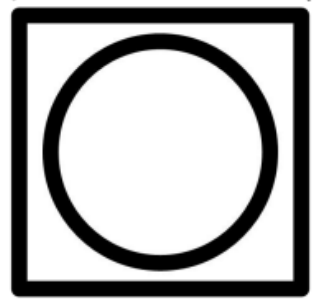
#> input picture new_vision/6_pictures/圆形.png, 325 x 307 px
$ python shape_demo.py --image '6_pictures/圆形.png'
#> lines starting #> are read from the running program, lines starting #| are printed output that depends on the picture
#> (reads new_vision/jetson/shape_hu_templates.npz from the repository)
### new_vision/jetson/utils.py
"""跨模块公共工具：数值裁剪、中文路径图像读取、相机打开。"""
import sys
import cv2
import numpy as np


# [6 lines left out: function clamp, not called in this run]


def imread_unicode(path):
#> called with path = '6_pictures/圆形.png'
    data = np.fromfile(path, dtype=np.uint8)
    return cv2.imdecode(data, cv2.IMREAD_COLOR)
#> returned value is the input picture: shape (307, 325, 3); min 0, max 255, mean 181.3


# [37 lines left out: functions open_camera, show_debug_windows, not called in this run]

### new_vision/jetson/shape_detector.py
"""ShapeDetector — 2026新规则几何图卡识别（6种几何图形）。

圆形/五角星/正方形/菱形/十字形/三角形，10cm×10cm白底黑线卡，带矩形外边框。
v2 找框重构：线宽选择性预处理（blackhat核9 + 各向异性闭 + 笔画宽过滤）
+ Hough双族候选 + 量化验证（闭合度/线宽/环内含量）+ 帧间IoU跟踪。

场景：图卡平贴白色有污渍地面，赛道粗黑线（2cm）干扰。
粗线被 blackhat 核9 抑制 + 笔画宽[1.5,7]px 拒绝；细框线（0.5cm→3-5px）保留。
逐操作审阅巡线管线（line_detector_v1_warp.py 预处理链 887-910行）：
  blackhat→保留（核31→9）；adaptive→保留；black_th二次阈值→废弃（细线瓶颈）；
  close5→保留（桥接断口，改用1×5/5×1各向异性）；open5/open3→废弃（磨细线）；
  CC面积/高度过滤→废弃（删细线CC），改笔画宽判据。

接口与 QRDetector 保持一致：update(bgr) → (action_number, dbg) 或 (None, None)。
动作映射（与2025二维码1-6对应）：
  圆形=1举左手 五角星=2举右手 正方形=3抬左腿 菱形=4抬右腿 十字形=5举双手 三角形=6摇头
"""
import math
import os
import cv2
import time
from collections import deque
import numpy as np

from camera_config import load as _load_camera, to_model_z

_CAM = _load_camera()


# 固定工作分辨率（参数标定基准，与YOLO方案A一致）
WORK_W = 960
WORK_H = 540


class ShapeDetector:
    def __init__(
        self,
        stable_frames=3,        # 连续确认帧数
        cooldown_ms=3200,       # 发送冷却
        roi_ratio=1.0,          # 检测ROI：画面下roi_ratio区域（默认全图）
        debug=True,
    ):
        self.stable_frames = stable_frames
        self.cooldown_ms = cooldown_ms
        self.roi_ratio = roi_ratio
        self.debug = debug

        # ── 找框参数（集中管理）──
        self.cfg = {
            # 线宽选择性预处理
            "bh_kernel": 9,          # 线宽选择性：只增强<核的细线（找框目标）
            "adaptive_block": 31,    # 自适应阈值窗口（与巡线一致）
            "adaptive_c": -16,       # 阈值偏移
            "stroke_min": 1.0,       # 笔画宽下限px（distanceTransform中位半径×2）
            "stroke_max": 7.0,       # 笔画宽上限px（拒巡线）
            # Hough候选
            "hough_thresh": 20,      # HoughLinesP投票阈值
            "min_line": 12,          # 线段最小长度（远距56px框的边）
            "max_gap": 10,           # 线段拼接最大间距（断线桥接）
            "topk": 4,               # 每族取前K条线组合
            "lsd_min_len": 10,       # LSD线段最短长度（LSD补HoughLinesP短边盲区）
            "corner_gap": 15,        # 角点通道：交点到线段近端端点容差（远卡断口碎片差12px，10误杀）
            # 几何闸门
            "min_w": 30,             # 框最小宽（960×540，图卡56px@1.3m）
            "min_h": 12,             # 框最小高（56×14@1.3m）
            "aspect_min": 1.0,       # 宽高比下限（真实wh最低1.9；1.0兜住正视图/极端姿态，由其他验证把关）
            "aspect_max": 5.0,
            "area_min": 550,         # 面积下限（__init__ 按相机几何覆盖）
            "area_max": 20000,
            # 相机几何（config/cameras.json，用于按距离算图卡像素面积下限）
            "cam_height_cm": _CAM["mount_height_cm"],
            "cam_pitch_deg": _CAM["pitch_deg"],
            "cam_vfov_deg": _CAM["vfov_deg"],
            "max_dist_cm": float(os.environ.get("SHAPE_MAX_DIST_CM", "80.0")),
            # 最远识别距离：面积下限由该距离的图卡投影面积决定（env 可调）
            # 触发距离：图卡进到这个距离内才允许发动作指令（拦场地误检）
            "trigger_dist_cm": float(os.environ.get("SHAPE_TRIGGER_DIST_CM",
                                                    "40.0")),
            "ang_min": 40,           # quad内角范围（度）；远桶GT实测38.6-143.5°
            "ang_max": 150,          # 原135/45误杀远桶透视压扁+旋转卡
            # 地面方形判据：4 角点反投影到地面后，图卡必须是个边长 10cm 的正方形。
            # 在透视空间量"四边等长/边接近水平"是错的 —— 卡片平躺 + 相机 45°
            # 斜视时，真实投影边比随距离从 1.5 涨到 2.4（越远越大）。反投影消掉
            # 视角后，真实图卡实测边比 1.20、对角比 1.15、角差 11°；
            # 无卡视频 448 个候选里边比 p10 就有 2.84。
            "square_side_min_cm": 6.0,       # 地面边长范围（图卡黑框外缘约 9.9cm）
            "square_side_max_cm": 14.0,
            "square_side_ratio_max": 1.35,   # 地面最长/最短边比
            "square_diag_ratio_max": 1.22,   # 地面两对角线比
            "square_angle_tol_deg": 18.0,    # 地面内角偏离 90° 的上限
            # 验证阈值（边必须几乎全在线上）
            # n_samples=16 → 每边只有 15 个采样点。原来的 0.95 要求命中 15/15，
            # 即 4 边 60 个点一个不漏 —— 真实图卡实测最差边只有 0.67。
            # 视角无关性交给上面 _square_on_ground 把关，闭合度只做像素级确认，
            # 放宽到 0.65 后 11 张真卡全检出、188 帧无卡视频仍 0 假阳性。
            "closure_total": 0.75,   # 4边采样命中率均值
            "closure_edge": 0.65,    # 单边最低命中率
            "sample_band": 1,        # 采样带半宽px（真框边几乎全在线上）
            "n_samples": 16,         # 每边采样点数
            "max_gap_frac": 0.35,    # 单边最长连续断口占总采样点比例上限
            "inner_ratio": (0.02, 0.8),  # warp后中心区图形线占比（五角星5边实测0.72）
            "warp_size": 200,
            "warp_inset": 0.14,      # warp向内收缩比例（外框环不进warp）
            "track_iou": 0.5,        # 帧间续锁IoU
            # 框顶边必须落到画面这个高度以下才算"够近"。1/3 = 下 2/3。
            # 触发只看这一条：找框本身已经把 10cm 地面方形 + max_dist_cm 卡住了，
            # 形状分类和车道位置不再参与"要不要停"。
            "presence_top_frac": 1.0 / 3.0,
            # 存在信号兜底（_presence_cue）：模糊/稍远时外框被运动模糊打断，
            # 四边凑不齐 → 整个找框通道为 0。这里改用"闭合环"结构：
            # 图卡 = 一圈细暗边框围出的亮纸面，纸面上还有暗图形；
            # 巡线/白色道线被 blackhat 打成实心粗笔画，没有大块亮孔。
            # 只喂 dbg["presence"]，不参与分类。
            #
            # ink 阈值化：必须用大核 RECT blackhat（不是 _binary_selective 的
            # 细线选择性核9）。运动模糊把 0.5cm 边框糊成 4-8px 粗、低对比的
            # 条带，核9 + 笔画宽[1.5,7] 直接把它滤掉——1314 全片 0 命中就是
            # 这个原因。核31 对"比核细的暗结构"一律响应，模糊边框与巡线都在。
            "cue_bh_kernel": 31,       # blackhat 核（RECT，O(1)，约0.6ms）
            "cue_ink_thresh": 12,      # 暗于局部最大值多少算墨
            "cue_close": 9,            # 闭运算核：把糊断的边框连成闭合环
            # 结构闸门（连通域 = 卡的外轮廓）
            "cue_side_min": 30,        # 外接矩形短边下限 px
            "cue_side_max": 340,       # 长边上限（再大不是 10cm 卡）
            "cue_aspect_max": 2.6,     # 长边/短边上限
            "cue_fill_min": 0.30,      # 连通域面积 / 外接矩形面积
            "cue_edge_margin": 4,      # 上/左/右被画面切掉的不算完整卡
            "cue_inner_min": 0.005,    # 环内亮孔占比下限（必须有纸面）
            "cue_ring_max": 20.0,      # 环厚（面积/周长）上限，拒实心粗笔画
            "cue_core_gray_min": 100.0,  # 亮孔灰度下限
            "cue_contrast_min": 4.0,   # 亮孔 − 环 灰度下限
            # 时间累积：抖动是步态频率的周期运动，单帧判定必然断续。
            # 近 N 帧里出现 M 次算"卡在前面"；再看最近 R 帧里至少有一次命中，
            # 把尾随段压到 R-1 帧，不然卡走了 presence 还挂着就是假阳性。
            "cue_hist_n": 9,
            "cue_hist_m": 3,
            "cue_hist_recent": 3,
        }

        # 动作映射: shape_name -> action_number (1-6)
        self.action_map = {
            "circle": 1,     # 举左手
            "pentagon": 2,   # 举右手
            "square": 3,     # 抬左腿
            "diamond": 4,    # 抬右腿
            "cross": 5,      # 举双手
            "triangle": 6,   # 摇头
        }

        # 状态
        self.candidate = None
        self.candidate_count = 0
        self.last_send_ms = None
        self.first_candidate_ms = None
        self.last_quad = None       # 帧间跟踪锁
        self.track = []             # 候选框历史 (t_ms, cx, cy, box_w)，形状切换时清空
        self.lane_offset_cm = None  # 机身相对赛道中心的横向偏差cm，update() 传入
        # 触发闩锁：发过指令后须先"检测不到图卡"若干帧才重新武装，
        # 否则动作结束→恢复巡线时同一张卡还在视野内，会被反复触发停车
        self.armed = True
        self.miss_count = 0
        # 已通过连续确认的形状（"可信 flag"）。识别阶段全图累积，与位置无关；
        # 触发阶段才查位置。图卡离开或触发后清除。
        self.trusted = None
        self._lsd = None            # LSD 检测器（复用，创建有开销）
        # 存在信号时间窗（per-frame 命中 0/1）与最近一次 cue 框
        self._cue_hist = deque(maxlen=self.cfg["cue_hist_n"])
        self._cue_box = None

        # ── 面积下限：按相机几何算（图卡在 max_dist_cm 处的投影像素面积）──
        self.cfg["area_min"] = int(self._card_area_at_dist(
            self.cfg["max_dist_cm"]))

        # ── 触发门槛：按相机几何算（图卡进到 trigger_dist_cm 时的框宽/中心y）──
        self.cfg["trigger_box_w"], self.cfg["trigger_y"] = \
            self._triggers_at_dist(self.cfg["trigger_dist_cm"])

        # ── Hu 矩模板（辅助判据，不改判定树；缺失则跳过）──
        self.hu_templates = {}
        self.last_hu = None
        try:
            hu_path = os.path.join(os.path.dirname(os.path.abspath(__file__)),
                                   "shape_hu_templates.npz")
            with np.load(hu_path) as f:
                self.hu_templates = {k: f[k] for k in f.files}
        except Exception:
            self.hu_templates = {}

    def _triggers_at_dist(self, z_cm):
        """触发距离 → (最小框宽px, 最小框中心y)。

        与 _card_area_at_dist 同一 pinhole 模型：图卡宽 10cm 投影为
        fx·10/zc，故像素宽可反推距离。距离越小 → 框越大、y 越靠下。
        返回的门槛即"图卡刚好进到 z_cm 时"的值，可作 >= 判据。
        """
        h = self.cfg["cam_height_cm"]
        th = math.radians(self.cfg["cam_pitch_deg"])
        vfov = math.radians(self.cfg["cam_vfov_deg"])
        fy = WORK_H / (2.0 * math.tan(vfov / 2.0))
        hfov = 2.0 * math.atan(math.tan(vfov / 2.0) * WORK_W / WORK_H)
        fx = WORK_W / (2.0 * math.tan(hfov / 2.0))
        z = max(1.0, to_model_z(z_cm))
        zc = h * math.sin(th) + z * math.cos(th)
        y_c = WORK_H / 2.0 + fy * (h * math.cos(th) - z * math.sin(th)) / zc
        return fx * 10.0 / zc, y_c

    def _card_area_at_dist(self, z_cm):
        """图卡（10cm×10cm 平放地面）在水平距离 z_cm 处的工作图像素面积。

        pinhole 模型（工作图 960×540 内参）：
          v(z') = cy + fy·(h·cosθ − z'·sinθ)/(h·sinθ + z'·cosθ)
        图卡近/远边（z∓5cm）投影出垂直跨度；水平跨度 = fx·10/Zc。
        面积随距离急剧下降（近处大、远处小），用于按距离设面积门槛。
        """
        h = self.cfg["cam_height_cm"]
        th = math.radians(self.cfg["cam_pitch_deg"])
        vfov = math.radians(self.cfg["cam_vfov_deg"])
        fy = WORK_H / (2.0 * math.tan(vfov / 2.0))
        hfov = 2.0 * math.atan(math.tan(vfov / 2.0) * WORK_W / WORK_H)
        fx = WORK_W / (2.0 * math.tan(hfov / 2.0))
        z_cm = to_model_z(z_cm)

        def v_of(z):
            z = max(1.0, z)
            yc = h * math.cos(th) - z * math.sin(th)
            zc = h * math.sin(th) + z * math.cos(th)
            return WORK_H / 2.0 + fy * yc / zc, zc

        v_near, _ = v_of(z_cm - 5.0)
        v_far, _ = v_of(z_cm + 5.0)
        dv = abs(v_near - v_far)
        _, zc_c = v_of(z_cm)
        du = fx * 10.0 / max(zc_c, 1.0)
        return dv * du

    # ═══════════════════════════════════════════════════════════
    # 主入口
    # ═══════════════════════════════════════════════════════════

    def update(self, bgr_or_gray, lane_offset_cm=None):
        """返回 (action_number, debug_dict) 或 (None, None)。

        输入归一化：任意分辨率 → resize到960×540（参数标定基准，
        YOLO方案A同款）——参数与分辨率解耦；输出quad坐标映射回原图。

        lane_offset_cm: 机身相对赛道中心的横向偏差（cm，正值=赛道中心在
        画面右侧）。用于把图卡位置约束在赛道两条边线内；不传则按画面中央算。
        """
        self.lane_offset_cm = lane_offset_cm
        if len(bgr_or_gray.shape) == 3:
            gray = cv2.cvtColor(bgr_or_gray, cv2.COLOR_BGR2GRAY)
        else:
            gray = bgr_or_gray
        h0, w0 = gray.shape[:2]
        if self.roi_ratio < 1.0:
            self._roi_y0 = int(h0 * (1.0 - self.roi_ratio))
            roi = gray[self._roi_y0:, :]
        else:
            self._roi_y0 = 0
            roi = gray
        # 等比缩放到工作图（不足处补黑边）——避免非等比拉伸导致图卡变形
        rh, rw = roi.shape[:2]
        s = min(WORK_W / w0, WORK_H / rh)
        nw = max(1, int(round(w0 * s)))
        nh = max(1, int(round(rh * s)))
        roi_s = cv2.resize(roi, (nw, nh))
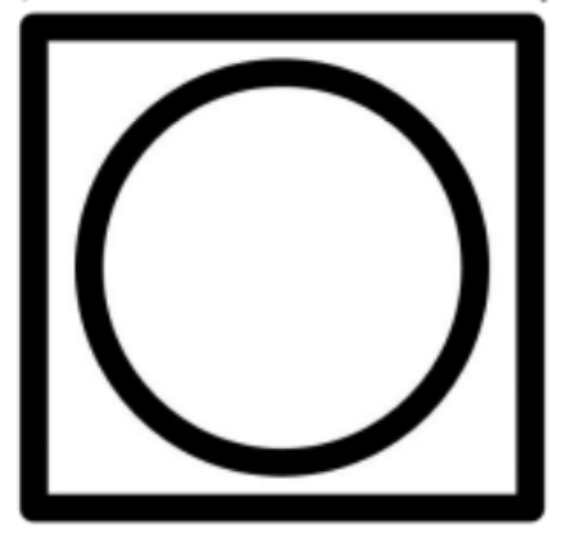
#> roi_s: shape (540, 572); min 0, max 255, mean 181.3
        if (nw, nh) == (WORK_W, WORK_H):
            gray = roi_s
        else:
            gray = np.zeros((WORK_H, WORK_W), np.uint8)
            gray[:nh, :nw] = roi_s
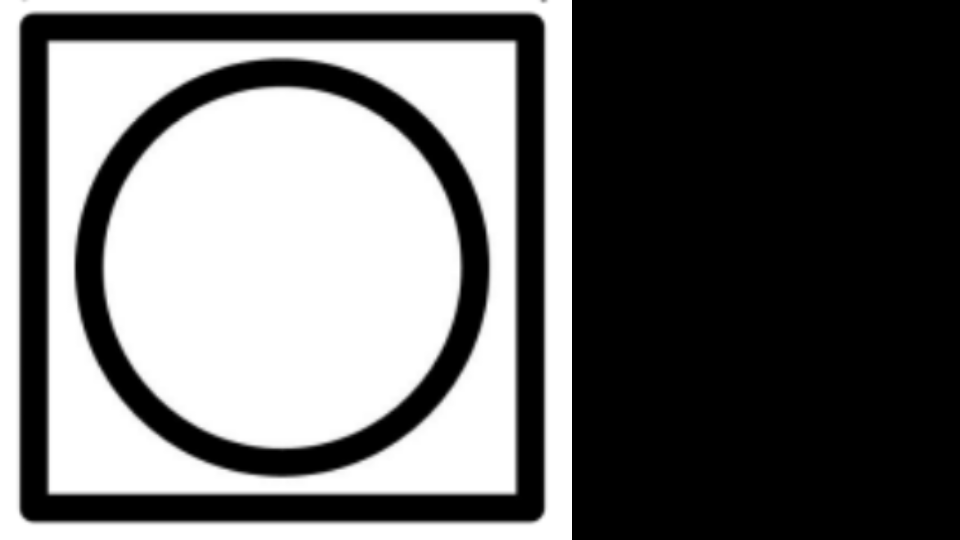
#> gray: shape (540, 960); min 0, max 255, mean 108
        # 映射回原图：x_orig = x_work·(w0/nw)，y_orig = y_work·(rh/nh) + roi_y0
        self._scale_x = w0 / nw
        self._scale_y = rh / nh
#> (the rest of the program and of its run is left out)
